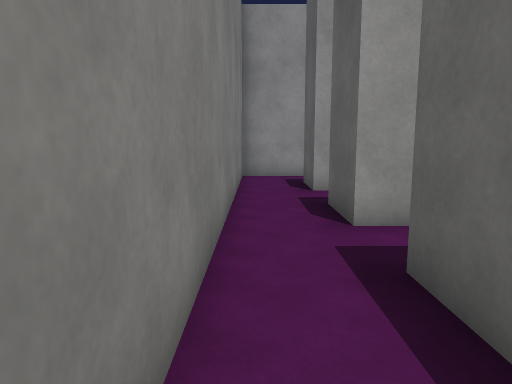
[1] (above)

16 first-person views from a walk through a scene from a Unity 3-D project. The camera is 1.3 m above the floor, tilts 8° down and sees 70° across. The floor is counted in squares, 1 m on a side. Each view is taken from the middle of a square. On the plan, view 1 faces up. The plan holds only what a view shows up to about 15 squares ahead; the rest is blank. The place goes on beyond the plan. Surface patterns are stand-ins for the level's own textures.

[2]
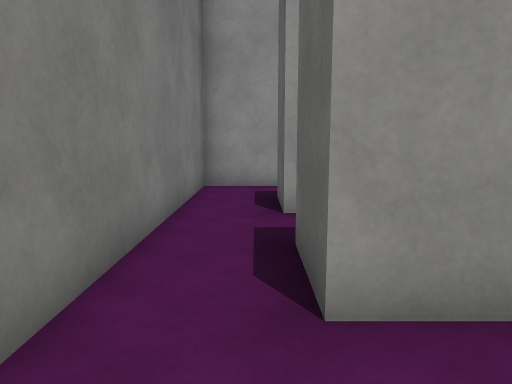

[3]
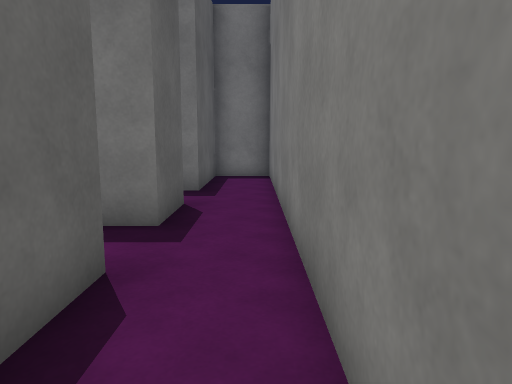

[4]
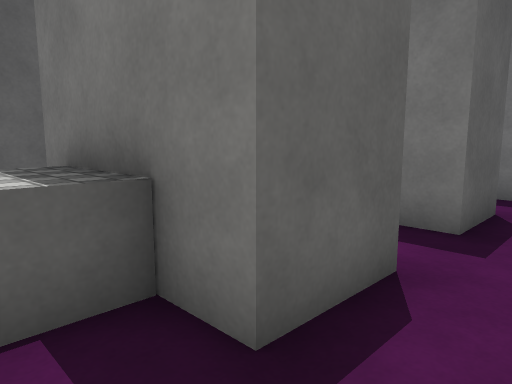

[5]
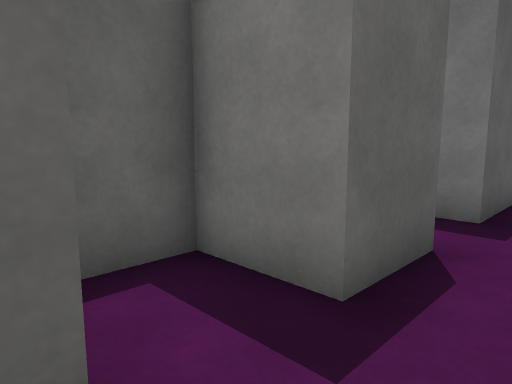

[6]
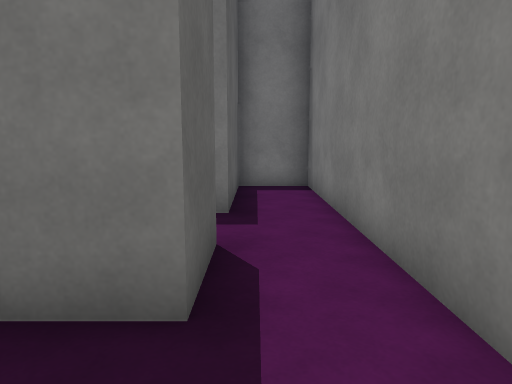

[7]
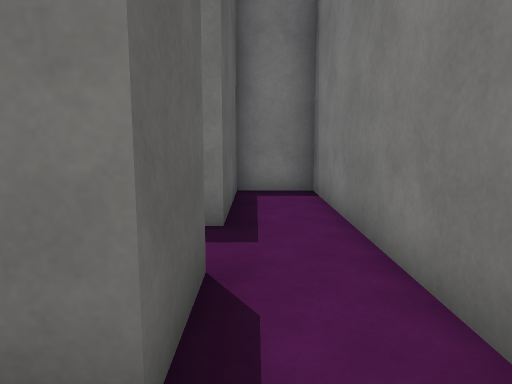

[8]
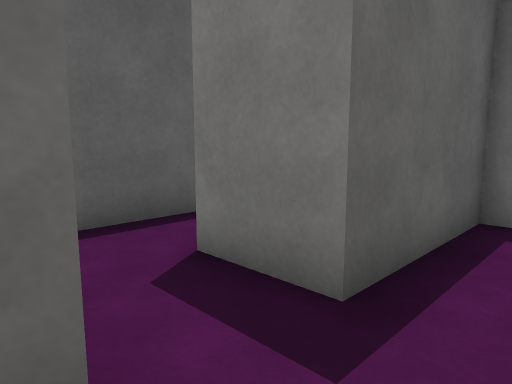

[9]
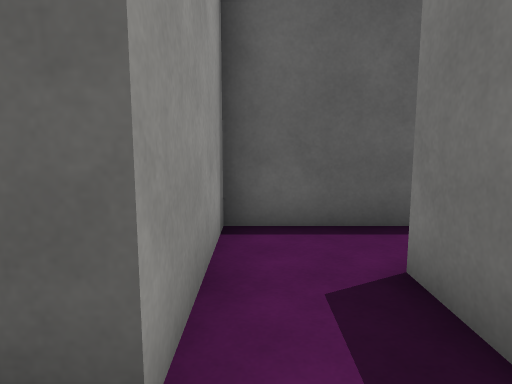

[10]
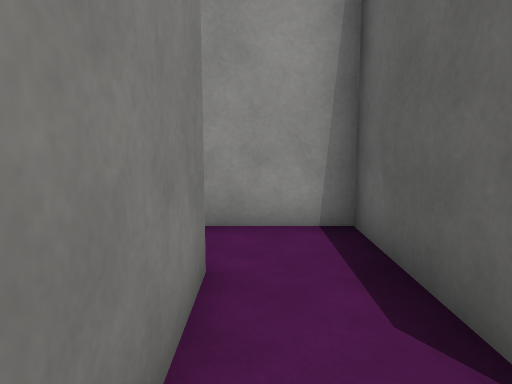

[11]
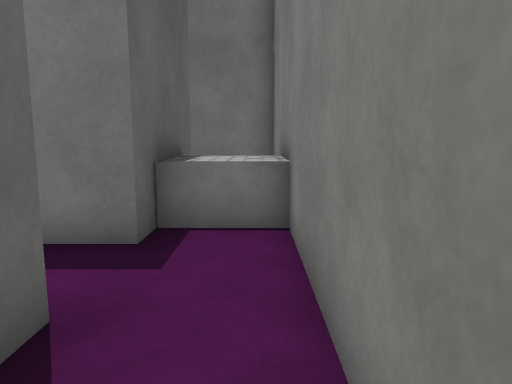

[12]
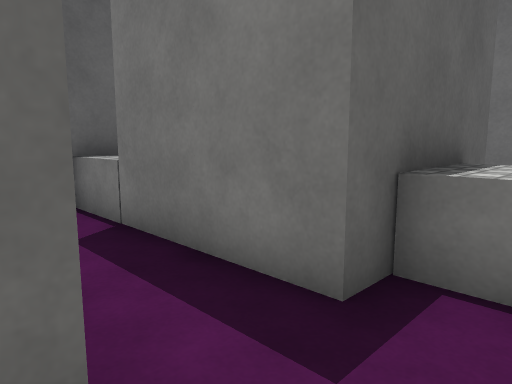

[13]
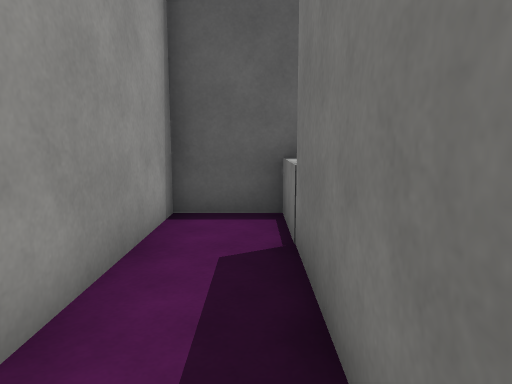

[14]
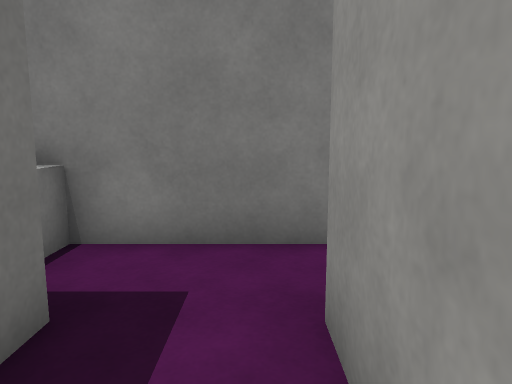

[15]
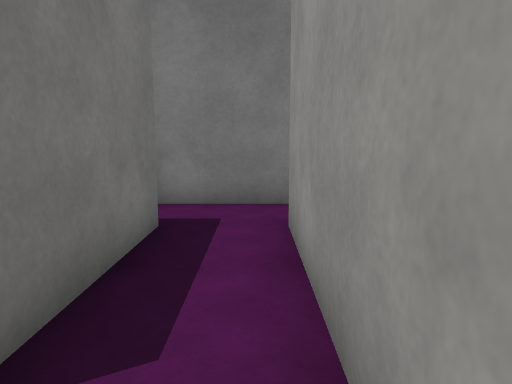

[16]
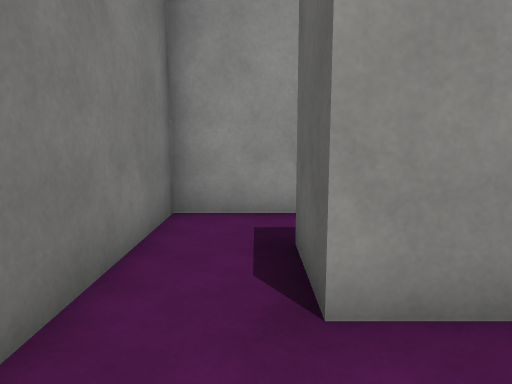

### Floor plan
Points are (right, up) in squares from view 1. A wall is a line through its corners. A room is listed if a view was taken in it or the views show most of it. See-through windows are left out.
Room 1 (views 1, 2, 9)
walls: (-0.5, 5.5) (-0.5, -0.5) (1.5, -0.5) (1.5, 3.5) (3.5, 3.5); (3.5, 5.5) (1.5, 5.5)
ways out: opening at (0.5, 6.5) to room 3; opening at (2.5, 4.5) to room 5
Room 2 (views 3, 4, 5, 6)
walls: (1.9, 13.5) (-0.5, 13.5) (-0.5, 9.5); (1.5, 9.5) (1.5, 11.5) (5.5, 11.5)
ways out: opening at (0.5, 10.5) to room 3
objects: block (3, 12) to (5, 13)
Room 3 (views 7, 8, 16)
walls: (-0.5, 9.5) (-0.5, 5.5); (2.9, 9.5) (1.5, 9.5); (1.5, 5.5) (1.5, 7.5) (3.5, 7.5) (3.5, 8.9)
ways out: opening at (0.5, 6.5) to room 1; opening at (0.5, 10.5) to room 2
Room 4 (views 10, 13, 14, 15)
walls: (3.5, 1.5) (3.5, -3.5); (5.5, -3.5) (5.5, -0.5) (9.5, -0.5); (11.5, -1.5) (11.5, 1.5) (5.5, 1.5)
ways out: opening at (4.5, 2.5) to room 5
objects: block (4, -3) to (5, -1); block (10, -2) to (11, -1)
Room 5 (views 11, 12)
walls: (3.5, 3.5) (3.5, 1.5); (5.5, 1.5) (5.5, 5.5) (3.5, 5.5)
ways out: opening at (2.5, 4.5) to room 1; opening at (4.5, 2.5) to room 4

Where each view was taken, in squares from view 1:
view 1: 0 up, 0 right, facing up
view 2: 3 up, 1 right, facing up
view 3: 13 up, 0 right, facing down
view 4: 13 up, 0 right, facing down-right
view 5: 10 up, 0 right, facing down-right
view 6: 10 up, 1 right, facing down
view 7: 9 up, 1 right, facing down
view 8: 6 up, 0 right, facing down-right
view 9: 5 up, 0 right, facing right
view 10: 0 up, 4 right, facing up
view 11: 4 up, 4 right, facing down
view 12: 2 up, 4 right, facing down-right
view 13: 0 up, 5 right, facing right
view 14: 1 up, 8 right, facing left
view 15: 1 up, 11 right, facing left
view 16: 7 up, 1 right, facing up
